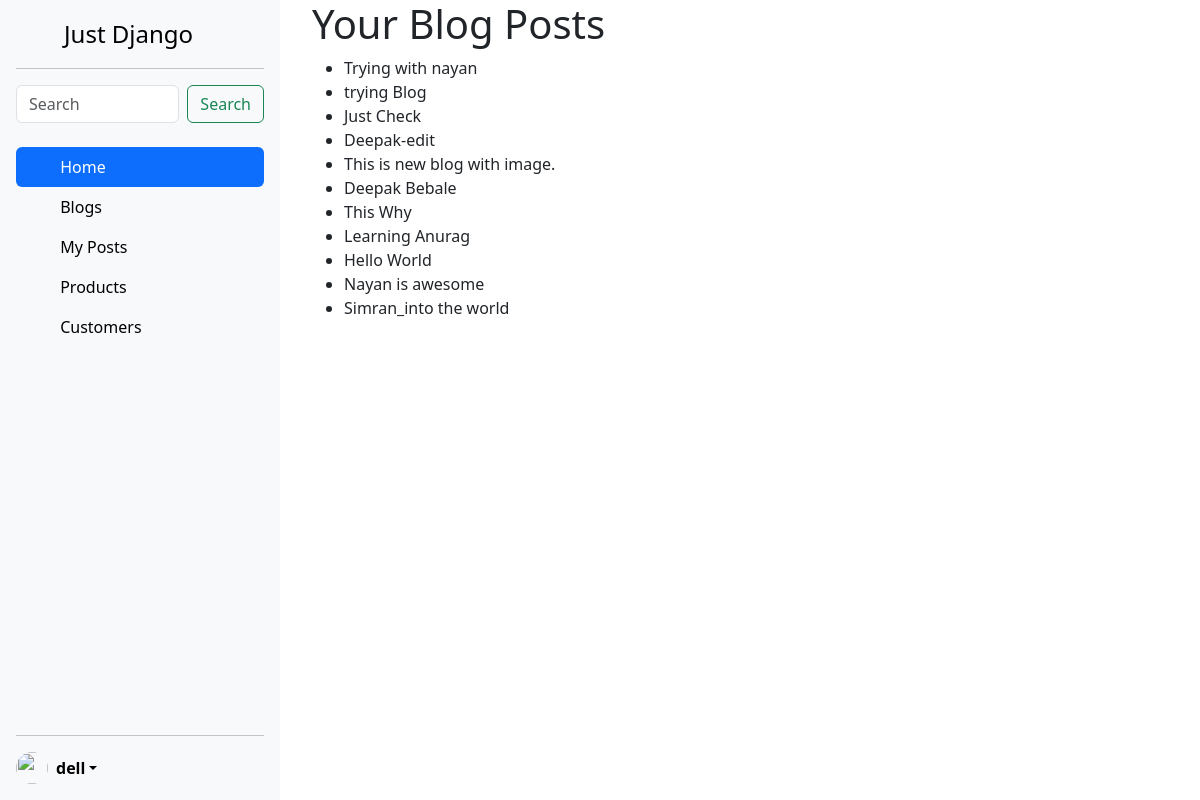
/your-posts/ (signed in), run on the app's committed database.
### blog/models.py (models this page shows, shortened)
class BlogPost(models.Model):  # blogpost_set -> queryset
    user = models.ForeignKey(User, default=1, on_delete=models.SET_NULL, null=True)
    image = models.ImageField(upload_to='image/', blank=True, null=True)
    auth = models.CharField(max_length=120)
    title = models.CharField(max_length=120)
    slug =  models.SlugField(unique=True)
    content = models.TextField(null=True, blank=True)
    publish_date = models.DateTimeField(auto_now=False, auto_now_add=False, null=True, blank=True)
    timestamp = models.DateTimeField(auto_now_add=True)
    updated = models.DateTimeField(auto_now=True, auto_now_add=False)
    objects = BlogPostManager()
    class Meta:
        ordering = ['-publish_date', '-updated', '-timestamp']

### blog/views.py (the view)
# urls.py: path('your-posts/', UserPostView.as_view(), name='post_view')
class UserPostView(View):
    template_name = "user_posts.html"
    def get(self, request):
        user_post = BlogPost.objects.user_posts(request.user)
        context = {'user_posts': user_post}
        print(context)
        return render(request, self.template_name, context)

### blog/models.py (called while the page is built)
    def user_posts(self, user):
        return self.filter(user=user)

    def get_queryset(self):
        return BlogPostQuerySet(self.model, using=self._db)

    def user_posts(self, user):
        return self.get_queryset().user_posts(user)

### blog/templates/user_posts.html
{% extends 'base.html' %}
{% block content %}
  <h1>Your Blog Posts</h1>
  <ul>
    {% for post in user_posts %}
      <li>{{ post.title }}</li>
    {% endfor %}
  </ul>
{% endblock %}

### templates/base.html (shortened to what this page needs)
<!doctype html>
<html lang="en">
  <head>
    <link href="https://cdn.jsdelivr.net/npm/bootstrap@5.3.2/dist/css/bootstrap.min.css" rel="stylesheet">
  </head>
  <body style="display: flex;">
    {% if request.user.is_authenticated %}
      {% include 'sidebar.html' %}
    {% endif %}
    <div class="container-fluid" style="flex: 1;">
      {% block content %}{% endblock %}
    </div>
  </body>
</html>

### blog/templates/sidebar.html (shortened to what this page needs)
<div class="sidebar">
<div class="d-flex flex-column flex-shrink-0 p-3 bg-body-tertiary" style=" width: 280px; height: 100vh; margin-right: 20px;">
    <a href="/" class="d-flex align-items-center mb-3 mb-md-0 me-md-auto link-body-emphasis text-decoration-none">
      <svg class="bi pe-none me-2" width="40" height="32"><use xlink:href="#bootstrap"></use></svg>
      <span class="fs-4">Just Django</span>
    </a>
    <hr>
    <ul class="nav nav-pills flex-column mb-auto">
      <li class="nav-item">
        <form class="d-flex" action="/search/">
          <input class="form-control me-2" type="search" placeholder="Search" name="q" aria-label="Search">
          <button class="btn btn-outline-success" type="submit">Search</button>
        </form>
      </li>
      <br>
      <li class="nav-item">
        <a href="/" class="nav-link active" aria-current="page">
          <svg class="bi pe-none me-2" width="16" height="16"><use xlink:href="#home"></use></svg>
          Home
        </a>
      </li>
      <li>
        <a href="/blog" class="nav-link link-body-emphasis">
          <svg class="bi pe-none me-2" width="16" height="16"><use xlink:href="#speedometer2"></use></svg>
          Blogs
        </a>
      </li>
      <li>
        <a href="/your-posts" class="nav-link link-body-emphasis">
          <svg class="bi pe-none me-2" width="16" height="16"><use xlink:href="#table"></use></svg>
          My Posts
        </a>
      </li>
      <li>
        <a href="#" class="nav-link link-body-emphasis">
          <svg class="bi pe-none me-2" width="16" height="16"><use xlink:href="#grid"></use></svg>
          Products
        </a>
      </li>
      <li>
        <a href="#" class="nav-link link-body-emphasis">
          <svg class="bi pe-none me-2" width="16" height="16"><use xlink:href="#people-circle"></use></svg>
          Customers
        </a>
      </li>
    </ul>
    <hr>
    <div class="dropdown">
      <a href="#" class="d-flex align-items-center link-body-emphasis text-decoration-none dropdown-toggle" data-bs-toggle="dropdown" aria-expanded="false">
        <img src="https://github.com/mdo.png" alt="" width="32" height="32" class="rounded-circle me-2">
        <strong>{{ request.user.username }}</strong>
      </a>
    </div>
  </div>
</div>

### templates/base.html (style rules this page uses)
.sidebar { position: sticky; top: 0; height: 100vh; overflow-y: auto; }

### data on the page
BlogPost: title "Trying with nayan"
BlogPost: title "trying Blog"
BlogPost: title "Just Check"
BlogPost: title "Deepak-edit"
BlogPost: title "This is new blog with image."
BlogPost: title "Deepak Bebale"
BlogPost: title "This Why"
BlogPost: title "Learning Anurag"
BlogPost: title "Hello World"
BlogPost: title "Nayan is awesome"
BlogPost: title "Simran_into the world"

### other printed values
{{ request.user.username }} "dell"
